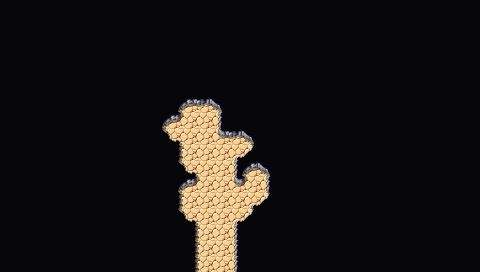

This is a level from a 2D game, rendered from its Tiled map with the project's own tilesets. A one-line summary and the map file follow, with tile-layer data summarised:
An orthogonal 30x17 tile map with 16x16 px tiles, 4 tile layers (Background, Ground, Foreground, AboveSprites), 2 tilesets and 8 objects (6x reward, enemy).

<map version="1.10" tiledversion="1.10.1" orientation="orthogonal" renderorder="right-down" width="30" height="17" tilewidth="16" tileheight="16" infinite="0" nextlayerid="6" nextobjectid="60">
 <editorsettings>
  <export target="dragons_lair_black.tmx" format="tmx" />
 </editorsettings>
 <tileset firstgid="1" source="../../../../common/maps/tileset/main.tsx" />
 <tileset firstgid="10113" source="../../../../common/maps/tileset/buildings.tsx" />
 <layer id="1" name="Background" width="30" height="17">
  <data>[510 cells, 510 non-empty, 1 distinct tile ids]</data>
 </layer>
 <layer id="2" name="Ground" width="30" height="17">
  <data>[510 cells, 497 non-empty, 14 distinct tile ids]</data>
 </layer>
 <layer id="3" name="Foreground" width="30" height="17">
  <properties>
   <property name="spriteLayer" type="bool" value="true" />
  </properties>
  <data>[510 cells, 0 non-empty, 0 distinct tile ids]</data>
 </layer>
 <layer id="5" name="AboveSprites" width="30" height="17">
  <data>[510 cells, 0 non-empty, 0 distinct tile ids]</data>
 </layer>
 <objectgroup id="4" name="Objects">
  <object id="38" template="../../../../common/maps/obj/entry_up.tx" x="192" y="282" width="48" height="16">
   <properties>
    <property name="teleport" value="" />
   </properties>
  </object>
  <object id="51" template="../../../../common/maps/obj/enemy.tx" type="enemy" x="167.5" y="149" width="16" height="16">
   <properties>
    <property name="enemy" value="Dracur of Shandalar" />
    <property name="threatRange" type="int" value="0" />
   </properties>
  </object>
  <object id="52" template="../../../../common/maps/obj/treasure.tx" type="reward" x="196" y="141" width="16" height="16">
   <properties>
    <property name="reward">[
  {
    "type": "card",
    "sourceDeck": "decks/rewards/tier-S.dck",
    "probability": 0.02,
    "count": 2,
    "addMaxCount": 2
  },
  {
    "type": "card",
    "sourceDeck": "decks/rewards/tier-A.dck",
    "probability": 0.1,
    "count": 2,
    "addMaxCount": 2
  },
  {
    "type": "card",
    "sourceDeck": "decks/rewards/tier-B.dck",
    "probability": 0.38,
    "count": 2,
    "addMaxCount": 2
  },
  {
    "type": "card",
    "sourceDeck": "decks/rewards/tier-C.dck",
    "probability": 0.72,
    "count": 2,
    "addMaxCount": 2
  },
  {
    "type": "card",
    "sourceDeck": "decks/rewards/tier-D.dck",
    "probability": 0.54,
    "count": 2,
    "addMaxCount": 2
  },
  {
    "type": "card",
    "sourceDeck": "decks/rewards/tier-E.dck",
    "probability": 0.24,
    "count": 2,
    "addMaxCount": 2
  }
]</property>
   </properties>
  </object>
  <object id="53" template="../../../../common/maps/obj/treasure.tx" type="reward" x="199" y="141" width="16" height="16">
   <properties>
    <property name="reward">[
  {
    "type": "shards",
    "count": 15
  },
  {
    "type": "card",
    "sourceDeck": "decks/rewards/tier-S.dck",
    "probability": 0.02,
    "count": 2,
    "addMaxCount": 2
  },
  {
    "type": "card",
    "sourceDeck": "decks/rewards/tier-A.dck",
    "probability": 0.1,
    "count": 2,
    "addMaxCount": 2
  },
  {
    "type": "card",
    "sourceDeck": "decks/rewards/tier-B.dck",
    "probability": 0.38,
    "count": 2,
    "addMaxCount": 2
  },
  {
    "type": "card",
    "sourceDeck": "decks/rewards/tier-C.dck",
    "probability": 0.72,
    "count": 2,
    "addMaxCount": 2
  },
  {
    "type": "card",
    "sourceDeck": "decks/rewards/tier-D.dck",
    "probability": 0.54,
    "count": 2,
    "addMaxCount": 2
  },
  {
    "type": "card",
    "sourceDeck": "decks/rewards/tier-E.dck",
    "probability": 0.24,
    "count": 2,
    "addMaxCount": 2
  }
]</property>
   </properties>
  </object>
  <object id="54" template="../../../../common/maps/obj/gold.tx" type="reward" x="194" y="140" width="16" height="16" />
  <object id="55" template="../../../../common/maps/obj/gold.tx" type="reward" x="201" y="140" width="16" height="16" />
  <object id="56" template="../../../../common/maps/obj/gold.tx" type="reward" x="197" y="143" width="16" height="16" />
  <object id="57" template="../../../../common/maps/obj/gold.tx" type="reward" x="200" y="142" width="16" height="16" />
 </objectgroup>
</map>
